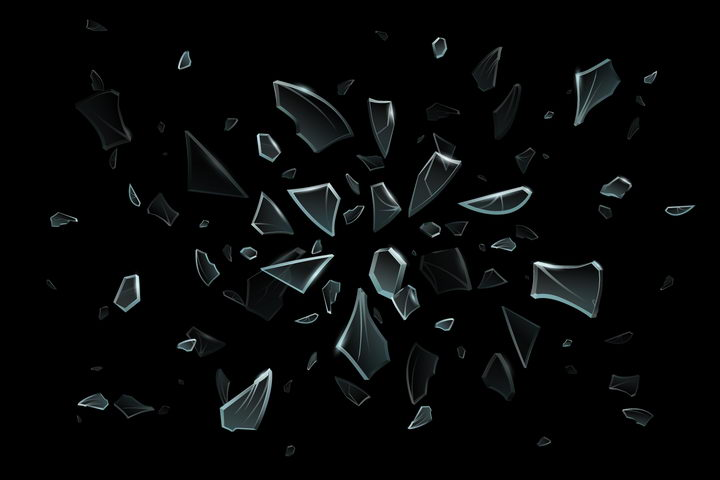
#> input picture 图像相关的基本概念，以及图像的基础操作/Images/Cullet.jpg, 720 x 480 px
$ python Cv2EqualHist.py
#> lines starting #> are read from the running program, lines starting #| are printed output that depends on the picture
"""
灰度图像直方图均衡化(全局)
"""

import cv2
import numpy as np


def main():
    # 读取图片并且灰度化
    img = cv2.imread("Images/Cullet.jpg", 0)
#> img: shape (480, 720); min 0, max 255, mean 7.4

    # 图像均衡化
    eq = cv2.equalizeHist(img)
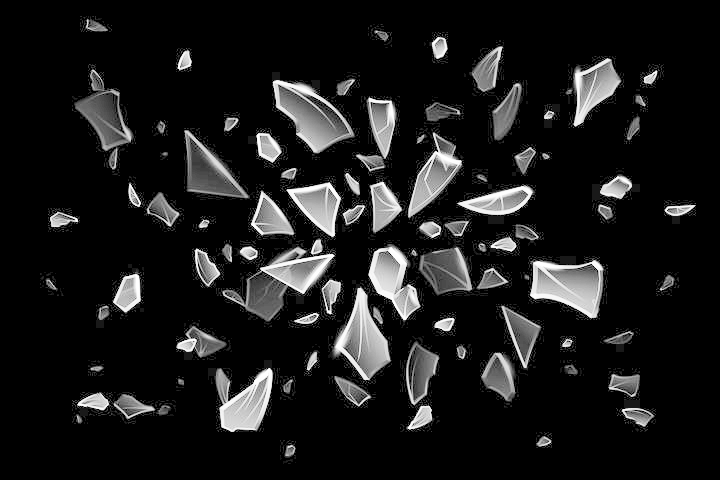
#> eq: shape (480, 720); min 0, max 255, mean 26.8

    # 设置窗口属性，并显示图片
    cv2.namedWindow("Histogram Equalization", cv2.WINDOW_KEEPRATIO)
    cv2.imshow("Histogram Equalization", np.hstack([img, eq]))
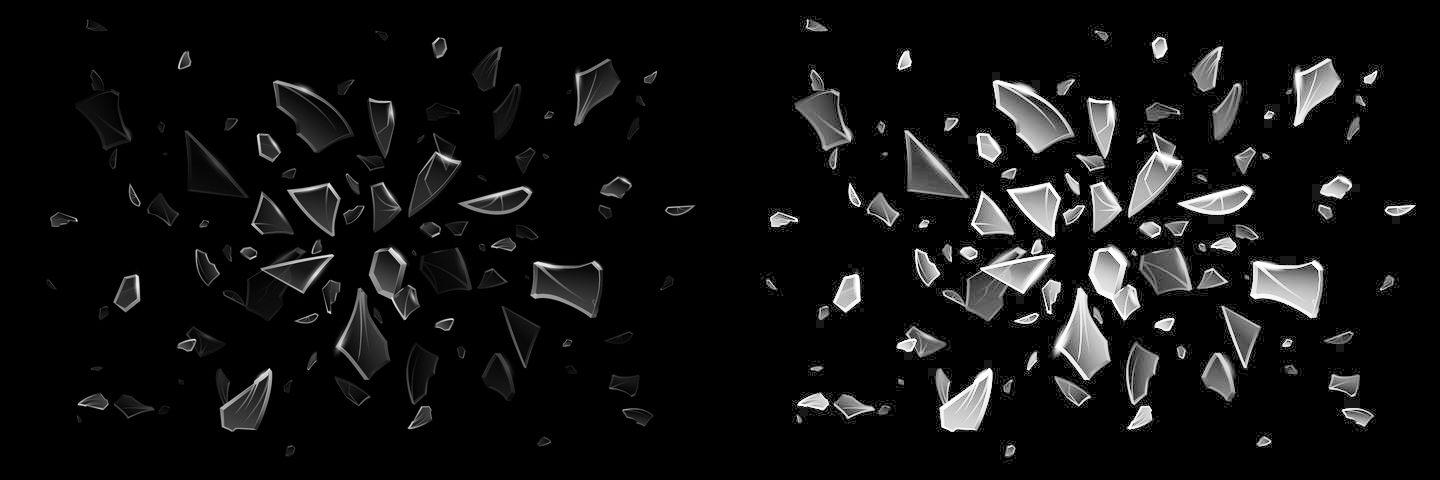
#> window 'Histogram Equalization': shape (480, 1440); min 0, max 255, mean 17.1

    cv2.waitKey(0)


if __name__ == "__main__":
    main()
